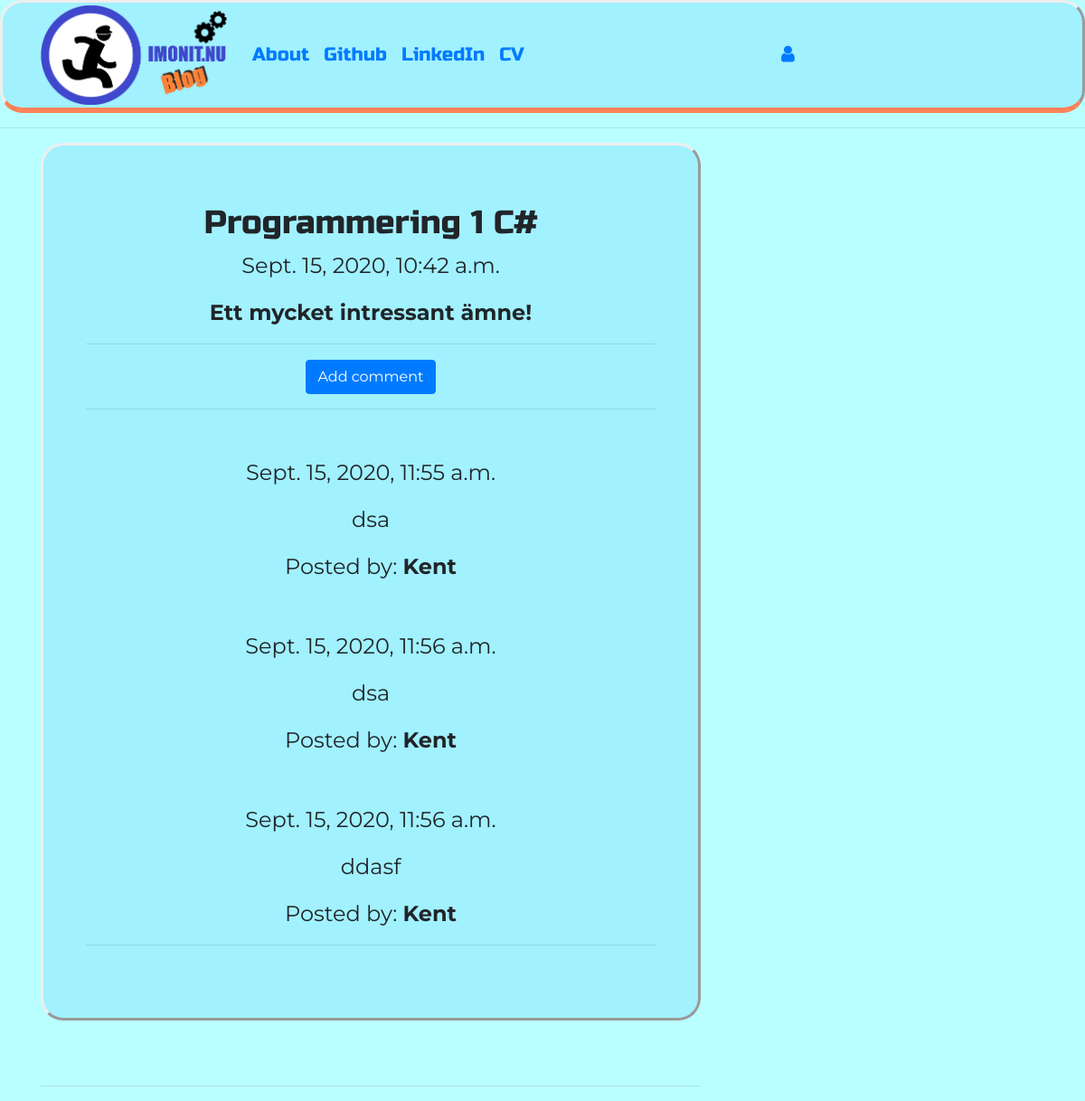
/post/1, run on the app's committed database.
### blog/models.py (models this page shows, shortened)
class Post(models.Model):
    author = models.ForeignKey('auth.User',on_delete=models.CASCADE)
    title = models.CharField(max_length=200)
    text = models.TextField()
    created_date = models.DateTimeField(default=timezone.now)
    published_date = models.DateTimeField(blank=True, null=True)

class Comment(models.Model):
    post = models.ForeignKey('blog.Post', related_name='comments',on_delete=models.CASCADE)
    author = models.CharField(max_length=200)
    text = models.TextField()
    created_date = models.DateTimeField(default=timezone.now)
    approved_comment = models.BooleanField(default=False)

### blog/views.py (the view)
# urls.py: path('post/<int:pk>', views.PostDetailView.as_view(), name='post_detail'),
class PostDetailView(DetailView):
    model = Post

### blog/templates/blog/post_detail.html (shortened to what this page needs)
{% extends 'blog/base.html' %}
{% block content %}
<div class="centerstage jumbotron">
        <h1 class='posttitle loader'>{{ post.title }}</h1>
        {% if post.published_date %}
            <div class="date postdate">
                {{ post.published_date }}
            </div>
        {% else %}
            <a class="btn btn-outline-dark" href="{% url 'post_publish' pk=post.pk %}">Publish</a>
        {% endif %}
      <p class='postcontent' >{{ post.text|safe|linebreaksbr }}</p>
  <div class="container">
    <hr>
    <a class="btn btn-primary btn-comment" href="{% url 'add_comment_to_post' pk=post.pk %}">Add comment</a>
    <hr>
  {% for comment in post.comments.all %}
  <br>
      {% if user.is_authenticated or comment.approved_comment %}
              {{ comment.created_date }}
          <p>{{ comment.text|safe|linebreaks }}</p>
          <p>Posted by: <strong>{{ comment.author }}</strong></p>
      {% endif %}
  {% empty %}
      <p>No comments posted.</p>
  {% endfor %}
  <hr>
</div>
</div>
{% endblock %}

### blog/templates/blog/base.html (shortened to what this page needs)
<!DOCTYPE html>
{% load static %}
<html>
  <head>
    <link rel="stylesheet" href="https://stackpath.bootstrapcdn.com/bootstrap/4.1.3/css/bootstrap.min.css"
>
    <link href="https://maxcdn.bootstrapcdn.com/font-awesome/4.7.0/css/font-awesome.min.css" rel="stylesheet">
    <link rel="stylesheet" href="//cdn.jsdelivr.net/medium-editor/latest/css/medium-editor.min.css" type="text/css" media="screen" charset="utf-8">
    <link rel="stylesheet" href="{% static 'css/blog_master.css' %}">
  </head>
  <body>
    <nav class="navbar navbar-expand-lg techfont mr-auto" style="background-color: #A1F1FF;">
      <div class="container" align="align-items-center mr-auto">
        <div class="navbar-nav align-items-center mr-auto">
          <a class="navbar-brand bigbrand" href="{% url 'post_list' %}"><img
            src="\static\images\imonitBlog.png" alt=""></a>
          <a class="nav-item nav-link loader" href="{% url 'about' %}">About</a>
          <a class="nav-item nav-link loader" href="https://www.github.com">Github</a>
          <a class="nav-item nav-link loader" href="https://www.linkedin.com/in/kent-jakobsson-64325a145">LinkedIn</a>
          <a class="nav-item nav-link loader" href="{% url 'show_cv' %}">CV</a>
        </div>
        <div class="navbar-nav align-items-center mr-auto">
          {% if user.is_authenticated %}
            <a class="nav-item nav-link loader" href="{% url 'post_new' %}">New Post</a>
            <a class="nav-item nav-link loader" href="{% url 'post_draft_list' %}">Drafts</a>
            <a class="nav-item nav-link loader" href="{% url 'logout' %}">Log out</a>
            <a >Welcome: {{ user.username }}</a>
          {% else %}
            <a class="nav-item nav-link" href="{% url 'login' %}" aria-label="Login">
            <span class="fa fa-user" aria-hidden="true"></span></a>
          {% endif %}
        </div>
      </div>
    </nav><hr style="">
          <div class="content container">
              <div class="row">
                  <div class="col-md-8">
                    <div class="blog_posts">
                      {% block content %}
                      {% endblock %}
                      <br>
                      <hr>
                    </div>
                  </div>
              </div>
          </div>
  </body>
</html>

### blog/static/css/blog_master.css (style rules this page uses)
.techfont { font-family: 'Russo One', sans-serif; font-size: 1.3em; margin-bottom: 10px; }
.postdate { text-align: center; }
.posttitle { font-family: 'Russo One', sans-serif; font-size: 1.5em; text-align: center; }
.jumbotron { font-family: 'Montserrat', sans-serif; font-size: 1.5em; text-align: center; background-color: #A1F1FF; border-style: outset; border-radius: 25px; }
.postcontent { font-family: 'Montserrat'; font-size: 1.5em; }
.centerstage { margin-left: auto; margin-right: auto; }
.btn-comment { position: center; right: 0px; }
.bigbrand { align-content: flex-start; width: auto; height: auto; }
img { width: 210px; height: auto; }
.loader { filter:hue-rotate(0deg); color: linear-gradient(45deg,#0f8,#08f); animation:hue 5000ms infinite linear; }
body { background-color: #BAFFFF; }
nav { width: auto; border-style: outset; height: 125px; border-bottom: 6px solid #fd8257; border-radius: 25px; }

### data on the page
Post: title "Programmering 1 C#", published_date "Sept. 15, 2020, 10:42 a.m.", text "Ett mycket intressant ämne!"
Comment: created_date "Sept. 15, 2020, 11:55 a.m.", text "dsa", author "Kent"
Comment: created_date "Sept. 15, 2020, 11:56 a.m.", text "dsa", author "Kent"
Comment: created_date "Sept. 15, 2020, 11:56 a.m.", text "ddasf", author "Kent"
